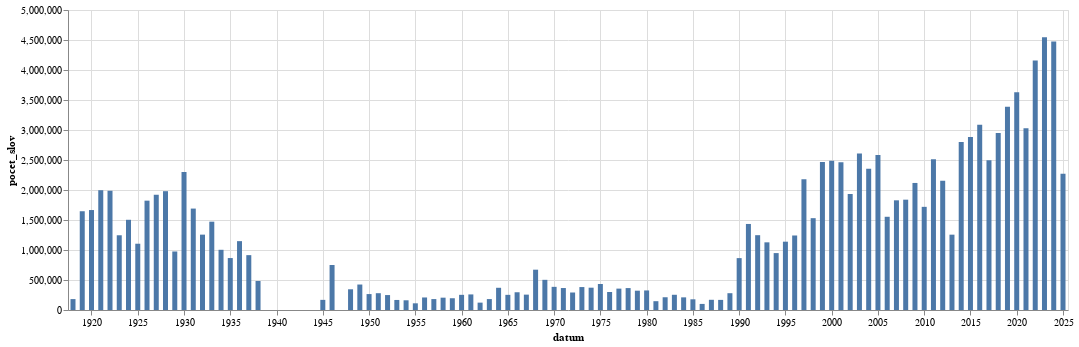

Here is the notebook cell this chart was saved with:
### Code cell
alt.Chart(
    slov_po_roce.to_pandas(),
    width=1000
).mark_bar(
).encode(
    alt.X("datum:T"),
    alt.Y("pocet_slov:Q")
)

### Figure 1 — Vega-Lite specification as saved in the notebook (floating-point values rounded to 4 significant figures)
{"config": {"view": {"continuousWidth": 300, "continuousHeight": 300}}, "data": {"name": "data-24b17067b883c1aec7f3192f610236cf"}, "mark": {"type": "bar"}, "encoding": {"x": {"field": "datum", "type": "temporal"}, "y": {"field": "pocet_slov", "type": "quantitative"}}, "width": 1000, "$schema": "https://vega.github.io/schema/vega-lite/v5.8.0.json", "datasets": {"data-24b17067b883c1aec7f3192f610236cf": [{"datum": "1918-01-01T00:00:00", "pocet_slov": 181841}, {"datum": "1919-01-01T00:00:00", "pocet_slov": 1646076}, {"datum": "1920-01-01T00:00:00", "pocet_slov": 1665864}, {"datum": "1921-01-01T00:00:00", "pocet_slov": 1996261}, {"datum": "1922-01-01T00:00:00", "pocet_slov": 1987446}, {"datum": "1923-01-01T00:00:00", "pocet_slov": 1245613}, {"datum": "1924-01-01T00:00:00", "pocet_slov": 1503579}, {"datum": "1925-01-01T00:00:00", "pocet_slov": 1104633}, {"datum": "1926-01-01T00:00:00", "pocet_slov": 1822295}, {"datum": "1927-01-01T00:00:00", "pocet_slov": 1920843}, {"datum": "1928-01-01T00:00:00", "pocet_slov": 1980279}, {"datum": "1929-01-01T00:00:00", "pocet_slov": 975329}, {"datum": "1930-01-01T00:00:00", "pocet_slov": 2300193}, {"datum": "1931-01-01T00:00:00", "pocet_slov": 1690442}, {"datum": "1932-01-01T00:00:00", "pocet_slov": 1256053}, {"datum": "1933-01-01T00:00:00", "pocet_slov": 1472102}, {"datum": "1934-01-01T00:00:00", "pocet_slov": 1003524}, {"datum": "1935-01-01T00:00:00", "pocet_slov": 865825}, {"datum": "1936-01-01T00:00:00", "pocet_slov": 1147614}, {"datum": "1937-01-01T00:00:00", "pocet_slov": 914355}, {"datum": "1938-01-01T00:00:00", "pocet_slov": 483904}, {"datum": "1945-01-01T00:00:00", "pocet_slov": 168861}, {"datum": "1946-01-01T00:00:00", "pocet_slov": 749998}, {"datum": "1948-01-01T00:00:00", "pocet_slov": 345262}, {"datum": "1949-01-01T00:00:00", "pocet_slov": 424626}, {"datum": "1950-01-01T00:00:00", "pocet_slov": 265408}, {"datum": "1951-01-01T00:00:00", "pocet_slov": 279976}, {"datum": "1952-01-01T00:00:00", "pocet_slov": 249015}, {"datum": "1953-01-01T00:00:00", "pocet_slov": 167374}, {"datum": "1954-01-01T00:00:00", "pocet_slov": 161902}, {"datum": "1955-01-01T00:00:00", "pocet_slov": 111502}, {"datum": "1956-01-01T00:00:00", "pocet_slov": 208887}, {"datum": "1957-01-01T00:00:00", "pocet_slov": 182133}, {"datum": "1958-01-01T00:00:00", "pocet_slov": 205527}, {"datum": "1959-01-01T00:00:00", "pocet_slov": 195966}, {"datum": "1960-01-01T00:00:00", "pocet_slov": 252871}, {"datum": "1961-01-01T00:00:00", "pocet_slov": 259632}, {"datum": "1962-01-01T00:00:00", "pocet_slov": 122929}, {"datum": "1963-01-01T00:00:00", "pocet_slov": 182036}, {"datum": "1964-01-01T00:00:00", "pocet_slov": 370284}, {"datum": "1965-01-01T00:00:00", "pocet_slov": 252559}, {"datum": "1966-01-01T00:00:00", "pocet_slov": 295748}, {"datum": "1967-01-01T00:00:00", "pocet_slov": 256157}, {"datum": "1968-01-01T00:00:00", "pocet_slov": 671842}, {"datum": "1969-01-01T00:00:00", "pocet_slov": 502926}, {"datum": "1970-01-01T00:00:00", "pocet_slov": 385822}, {"datum": "1971-01-01T00:00:00", "pocet_slov": 366079}, {"datum": "1972-01-01T00:00:00", "pocet_slov": 291622}, {"datum": "1973-01-01T00:00:00", "pocet_slov": 382346}, {"datum": "1974-01-01T00:00:00", "pocet_slov": 371929}, {"datum": "1975-01-01T00:00:00", "pocet_slov": 433359}, {"datum": "1976-01-01T00:00:00", "pocet_slov": 300509}, {"datum": "1977-01-01T00:00:00", "pocet_slov": 356367}, {"datum": "1978-01-01T00:00:00", "pocet_slov": 365346}, {"datum": "1979-01-01T00:00:00", "pocet_slov": 321871}, {"datum": "1980-01-01T00:00:00", "pocet_slov": 326025}, {"datum": "1981-01-01T00:00:00", "pocet_slov": 146862}, {"datum": "1982-01-01T00:00:00", "pocet_slov": 212488}, {"datum": "1983-01-01T00:00:00", "pocet_slov": 253712}, {"datum": "1984-01-01T00:00:00", "pocet_slov": 210749}, {"datum": "1985-01-01T00:00:00", "pocet_slov": 178176}, {"datum": "1986-01-01T00:00:00", "pocet_slov": 101395}, {"datum": "1987-01-01T00:00:00", "pocet_slov": 170184}, {"datum": "1988-01-01T00:00:00", "pocet_slov": 168579}, {"datum": "1989-01-01T00:00:00", "pocet_slov": 279943}, {"datum": "1990-01-01T00:00:00", "pocet_slov": 864724}, {"datum": "1991-01-01T00:00:00", "pocet_slov": 1433946}, {"datum": "1992-01-01T00:00:00", "pocet_slov": 1246976}, {"datum": "1993-01-01T00:00:00", "pocet_slov": 1127738}, {"datum": "1994-01-01T00:00:00", "pocet_slov": 948442}, {"datum": "1995-01-01T00:00:00", "pocet_slov": 1138706}, {"datum": "1996-01-01T00:00:00", "pocet_slov": 1241793}, {"datum": "1997-01-01T00:00:00", "pocet_slov": 2180302}, {"datum": "1998-01-01T00:00:00", "pocet_slov": 1530482}, {"datum": "1999-01-01T00:00:00", "pocet_slov": 2466687}, {"datum": "2000-01-01T00:00:00", "pocet_slov": 2486033}, {"datum": "2001-01-01T00:00:00", "pocet_slov": 2464089}, {"datum": "2002-01-01T00:00:00", "pocet_slov": 1933522}, {"datum": "2003-01-01T00:00:00", "pocet_slov": 2608627}, {"datum": "2004-01-01T00:00:00", "pocet_slov": 2353526}, {"datum": "2005-01-01T00:00:00", "pocet_slov": 2584657}, {"datum": "2006-01-01T00:00:00", "pocet_slov": 1553743}, {"datum": "2007-01-01T00:00:00", "pocet_slov": 1827981}, {"datum": "2008-01-01T00:00:00", "pocet_slov": 1838636}, {"datum": "2009-01-01T00:00:00", "pocet_slov": 2117438}, {"datum": "2010-01-01T00:00:00", "pocet_slov": 1719280}, {"datum": "2011-01-01T00:00:00", "pocet_slov": 2513768}, {"datum": "2012-01-01T00:00:00", "pocet_slov": 2154889}, {"datum": "2013-01-01T00:00:00", "pocet_slov": 1255606}, {"datum": "2014-01-01T00:00:00", "pocet_slov": 2798380}, {"datum": "2015-01-01T00:00:00", "pocet_slov": 2883872}, {"datum": "2016-01-01T00:00:00", "pocet_slov": 3089201}, {"datum": "2017-01-01T00:00:00", "pocet_slov": 2494601}, {"datum": "2018-01-01T00:00:00", "pocet_slov": 2950787}, {"datum": "2019-01-01T00:00:00", "pocet_slov": 3386383}, {"datum": "2020-01-01T00:00:00", "pocet_slov": 3628531}, {"datum": "2021-01-01T00:00:00", "pocet_slov": 3029217}, {"datum": "2022-01-01T00:00:00", "pocet_slov": 4157177}, {"datum": "2023-01-01T00:00:00", "pocet_slov": 4545865}, {"datum": "2024-01-01T00:00:00", "pocet_slov": 4476719}, {"datum": "2025-01-01T00:00:00", "pocet_slov": 2271267}]}}
